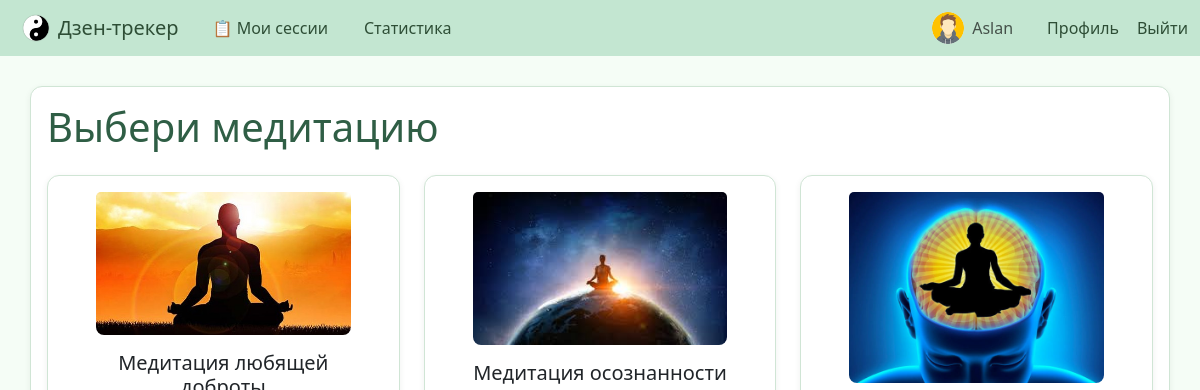
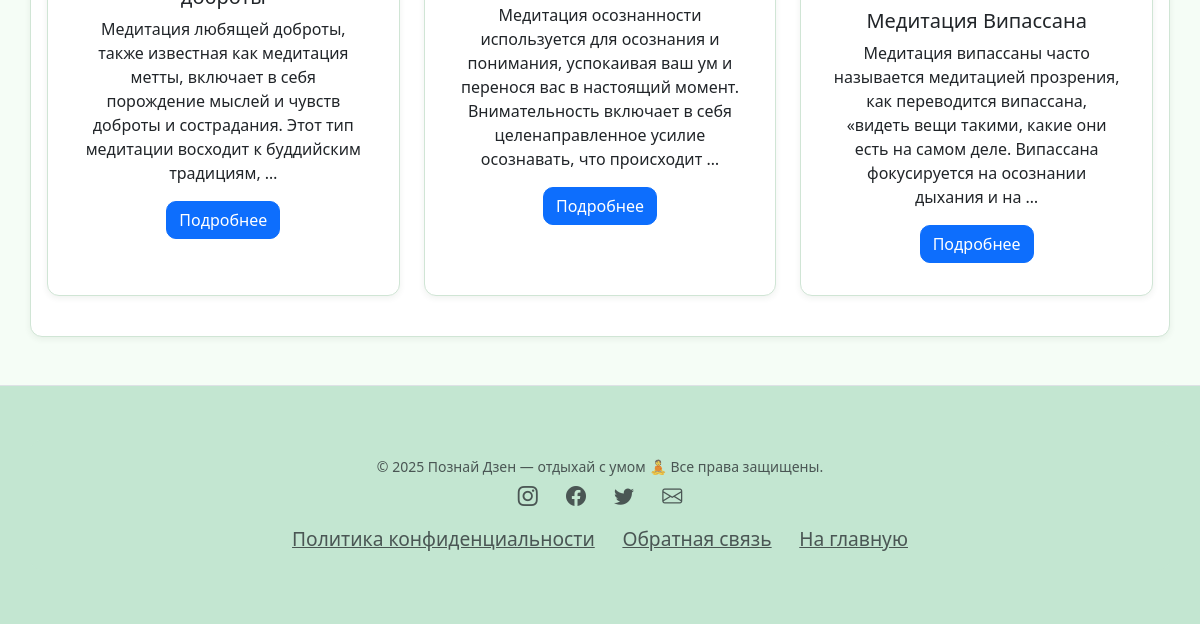
Page /meditations/ (signed in) on the earlier database version (2 pictures, top to bottom).
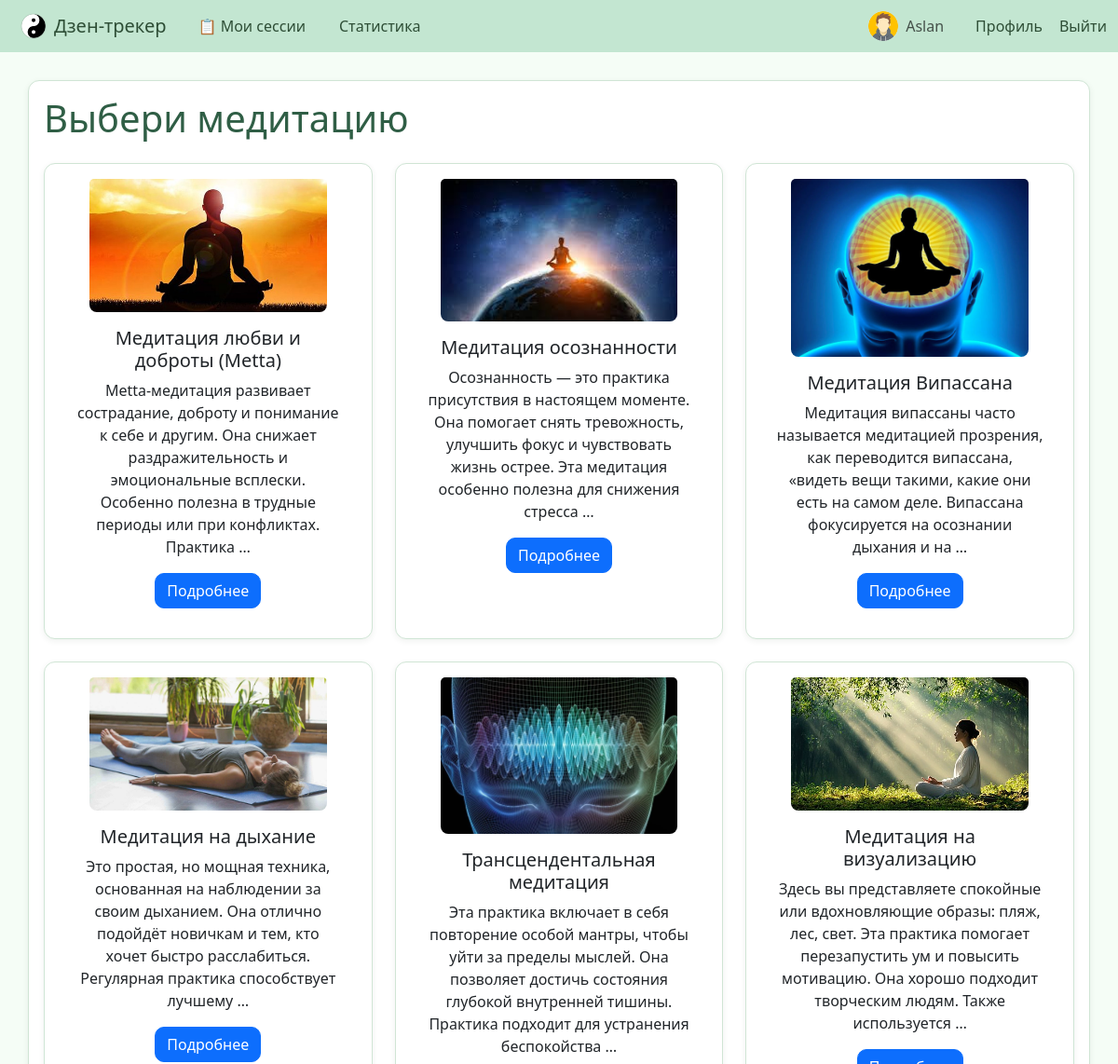
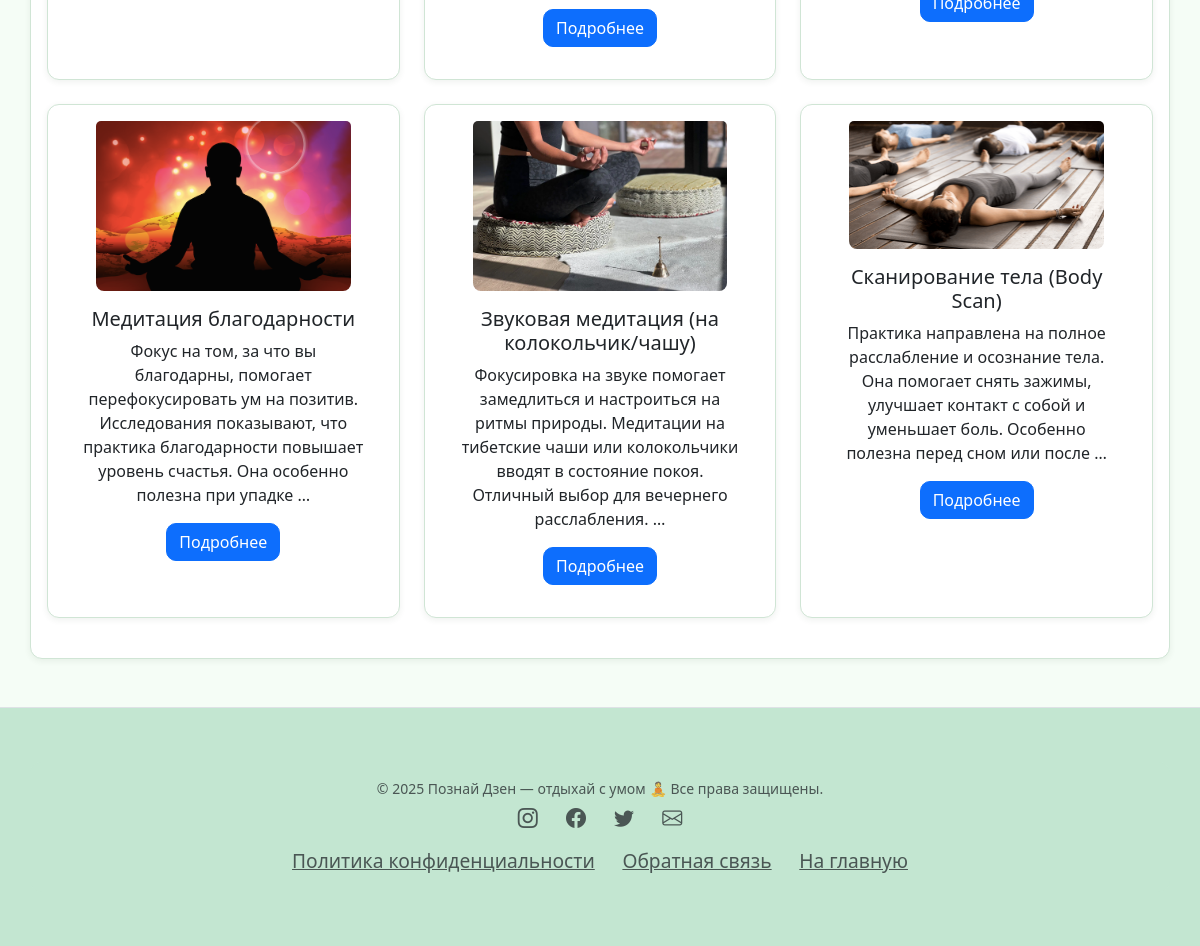
Same page on the later database version (2 pictures, top to bottom).
### tracker/models.py (models this page shows, shortened)
class Meditation(models.Model):
    title = models.CharField(max_length=100)
    description = models.TextField()
    image = models.ImageField(upload_to='meditation_images/', null=True, blank=True)
    instructions = models.TextField(blank=True, null=True)
    duration = models.PositiveIntegerField(help_text="Длительность в минутах", default=5)

### tracker/views.py (the view)
# urls.py: path('meditations/', views.MeditationListView.as_view(), name='meditation_list'),
class MeditationListView(LoginRequiredMixin, ListView):
    model = Meditation
    template_name = 'meditation_list.html'
    context_object_name = 'meditations'

### templates/meditation_list.html
{% extends 'base.html' %}
{% load static %}
{% block content %}
<h1 class="mb-4">Выбери медитацию</h1>
<div class="row">
    {% for meditation in meditations %}
    <div class="col-md-6 col-lg-4 mb-4 justify-content-center">
        <div class="card h-100">
            {% if meditation.image %}
                <img src="{{ meditation.image.url }}" class="card-img-top" alt="{{ meditation.title }}">
            {% endif %}
            <div class="card-body">
                <h5 class="card-title">{{ meditation.title }}</h5>
                <p class="card-text">{{ meditation.description|truncatewords:25 }}</p>
                <a href="{% url 'meditation_detail' meditation.pk %}" class="btn btn-primary">Подробнее</a>
            </div>
        </div>
    </div>
    {% empty %}
    <p>Нет доступных медитаций.</p>
    {% endfor %}
</div>
{% endblock %}

### templates/base.html (shortened to what this page needs)
{% load static %}
{% load tz %}
{% now "Y" as now_year %}
<html lang="ru">
<link href="https://cdn.jsdelivr.net/npm/bootstrap-icons@1.10.5/font/bootstrap-icons.css" rel="stylesheet">
<head>
    <link rel="stylesheet" href="{% static 'styles.css' %}">
    <link href="https://cdn.jsdelivr.net/npm/bootstrap@5.3.0/dist/css/bootstrap.min.css" rel="stylesheet">
    <link rel="stylesheet" href="{% static 'pastel.css' %}">
</head>
<body>
    {% include 'partials/navbar.html' %}
    <div class="container">
        {% block content %}{% endblock %}
    </div>
</body>
<footer class="bg-gray text-center text-muted py-4 mt-5 border-top pastel-footer">
  <div class="container">
    <p class="mb-2 small">© {{ now_year }} Познай Дзен — отдыхай с умом 🧘 Все права защищены.</p>
    <div class="mb-3">
      <a href="#" class="text-muted me-3 fs-5"><i class="bi bi-instagram"></i></a>
      <a href="#" class="text-muted me-3 fs-5"><i class="bi bi-facebook"></i></a>
      <a href="#" class="text-muted me-3 fs-5"><i class="bi bi-twitter"></i></a>
      <a href="#" class="text-muted fs-5"><i class="bi bi-envelope"></i></a>
    </div>
    <div class="small">
      <a href="#" class="text-muted me-3">Политика конфиденциальности</a>
      <a href="#" class="text-muted me-3">Обратная связь</a>
      <a href="{% url 'home' %}" class="text-muted">На главную</a>
    </div>
  </div>
</footer>
</html>

### templates/partials/navbar.html (shortened to what this page needs)
{% load static %}
<nav class="navbar navbar-expand-lg navbar-light bg-grey mb-4">
  <div class="container-fluid">
    <a class="navbar-brand d-flex align-items-center gap-2" href="{% url 'home' %}">
      <img src="{% static 'images/icon.png' %}" alt="Логотип" width="28" height="28" class="d-inline-block align-text-top">
      Дзен-трекер
    </a>
    <div class="collapse navbar-collapse" id="navbarNav">
      <ul class="navbar-nav me-auto align-items-center">
        {% if user.is_authenticated %}
        <li class="nav-item">
          <a class="nav-link" href="{% url 'restsession_list' %}">📋 Мои сессии</a>
        </li>
        {% endif %}
        <li class="nav-item">
          <a class="nav-link" href="{% url 'statistics' %}">Статистика</a>
        </li>
      </ul>
      <ul class="navbar-nav align-items-center">
        {% if user.is_authenticated %}
        <li class="nav-item d-flex align-items-center me-3">
          {% if user.userprofile.avatar %}
            <img src="{{ user.userprofile.avatar.url }}" alt="Аватар" class="rounded-circle me-2" width="32" height="32" style="object-fit: cover;">
          {% else %}
            <img src="{% static 'images/default-avatar.png' %}" alt="Аватар" class="rounded-circle me-2" width="32" height="32" style="object-fit: cover;">
          {% endif %}
          <span class="navbar-text">{{ user.username }}</span>
        </li>
        <li class="nav-item">
          <a class="nav-link" href="{% url 'profile' %}">Профиль</a>
        </li>
        <li class="nav-item">
          <form method="post" action="{% url 'logout' %}" class="d-inline">
            <button type="submit" class="btn nav-link p-0" style="background: none; border: none; color: #0d6efd;">
              Выйти
            </button>
          </form>
        </li>
        {% endif %}
      </ul>
    </div>
  </div>
</nav>

### static/styles.css (style rules this page uses)
body { font-family: Arial, sans-serif; background-color: #f4f4f4; color: #333; margin: 0; padding: 0; }
.container { width: 80%; margin: 30px auto; background: #fff; padding: 20px; border-radius: 8px; }
nav { background: #333; color: white; padding: 10px; text-align: center; }
nav a { color: white; margin: 0 10px; text-decoration: none; }

### static/pastel.css (style rules this page uses)
body { background-color: #f5fdf6; color: #2e4e36; font-family: 'Segoe UI', sans-serif; }
h1, h2, h3, h4, h5 { color: #2f5e45; }
.container, .card, .list-group-item { background-color: #ffffff; border: 1px solid #d0e5d5; border-radius: 12px; padding: 1rem; box-shadow: 0 2px 6px rgba(46, 78, 54, 0.08); }
.btn { border-radius: 10px; font-weight: 500; transition: background-color 0.3s ease; }
img { border-radius: 8px; }
a { color: #397d5d; }
.navbar { background-color: #c3e6d1; }
.navbar-brand, .nav-link { color: #2e4e36 !important; }
.pastel-footer { background-color: #c3e6d1 !important; color: #2e4e36; padding: 1rem 0; padding-top: 1.5rem; padding-bottom: 1.5rem; }
.pastel-footer a { color: #2e4e36; margin: 0 0.5rem; font-size: 1.2rem; transition: color 0.3s ease; }
.pastel-footer .container { background-color: #c3e6d1 !important; border: none !important; box-shadow: none !important; }
.card { text-align: center; }
.card-img-top { max-width: 80%; height: auto; margin: 0 auto; }

Differences in the rows shown:
changed Meditation: title "Медитация любящей доброты" → "Медитация любви и доброты (Metta)"; description "Медитация любящей доброты, также известная как медитация метты, включает в себя порождение мыслей и чувств доброты и сострадания. Этот тип медитации восходит к буддийским традициям, …" → "Metta-медитация развивает сострадание, доброту и понимание к себе и другим. Она снижает раздражительность и эмоциональные всплески. Особенно полезна в трудные периоды или при конфликтах. Практика …"
changed Meditation "Медитация осознанности": description "Медитация осознанности используется для осознания и понимания, успокаивая ваш ум и перенося вас в настоящий момент. Внимательность включает в себя целенаправленное усилие осознавать, что происходит …" → "Осознанность — это практика присутствия в настоящем моменте. Она помогает снять тревожность, улучшить фокус и чувствовать жизнь острее. Эта медитация особенно полезна для снижения стресса …"
added Meditation: image (picture), title "Медитация на дыхание", description "Это простая, но мощная техника, основанная на наблюдении за своим дыханием. Она отлично подойдёт новичкам и тем, кто хочет быстро расслабиться. Регулярная практика способствует лучшему …"
added Meditation: image (picture), title "Трансцендентальная медитация", description "Эта практика включает в себя повторение особой мантры, чтобы уйти за пределы мыслей. Она позволяет достичь состояния глубокой внутренней тишины. Практика подходит для устранения беспокойства …"
added Meditation: image (picture), title "Медитация на визуализацию", description "Здесь вы представляете спокойные или вдохновляющие образы: пляж, лес, свет. Эта практика помогает перезапустить ум и повысить мотивацию. Она хорошо подходит творческим людям. Также используется …"
added Meditation: image (picture), title "Медитация благодарности", description "Фокус на том, за что вы благодарны, помогает перефокусировать ум на позитив. Исследования показывают, что практика благодарности повышает уровень счастья. Она особенно полезна при упадке …"
added Meditation: image (picture), title "Звуковая медитация (на колокольчик/чашу)", description "Фокусировка на звуке помогает замедлиться и настроиться на ритмы природы. Медитации на тибетские чаши или колокольчики вводят в состояние покоя. Отличный выбор для вечернего расслабления. …"
added Meditation: image (picture), title "Сканирование тела (Body Scan)", description "Практика направлена на полное расслабление и осознание тела. Она помогает снять зажимы, улучшает контакт с собой и уменьшает боль. Особенно полезна перед сном или после …"
